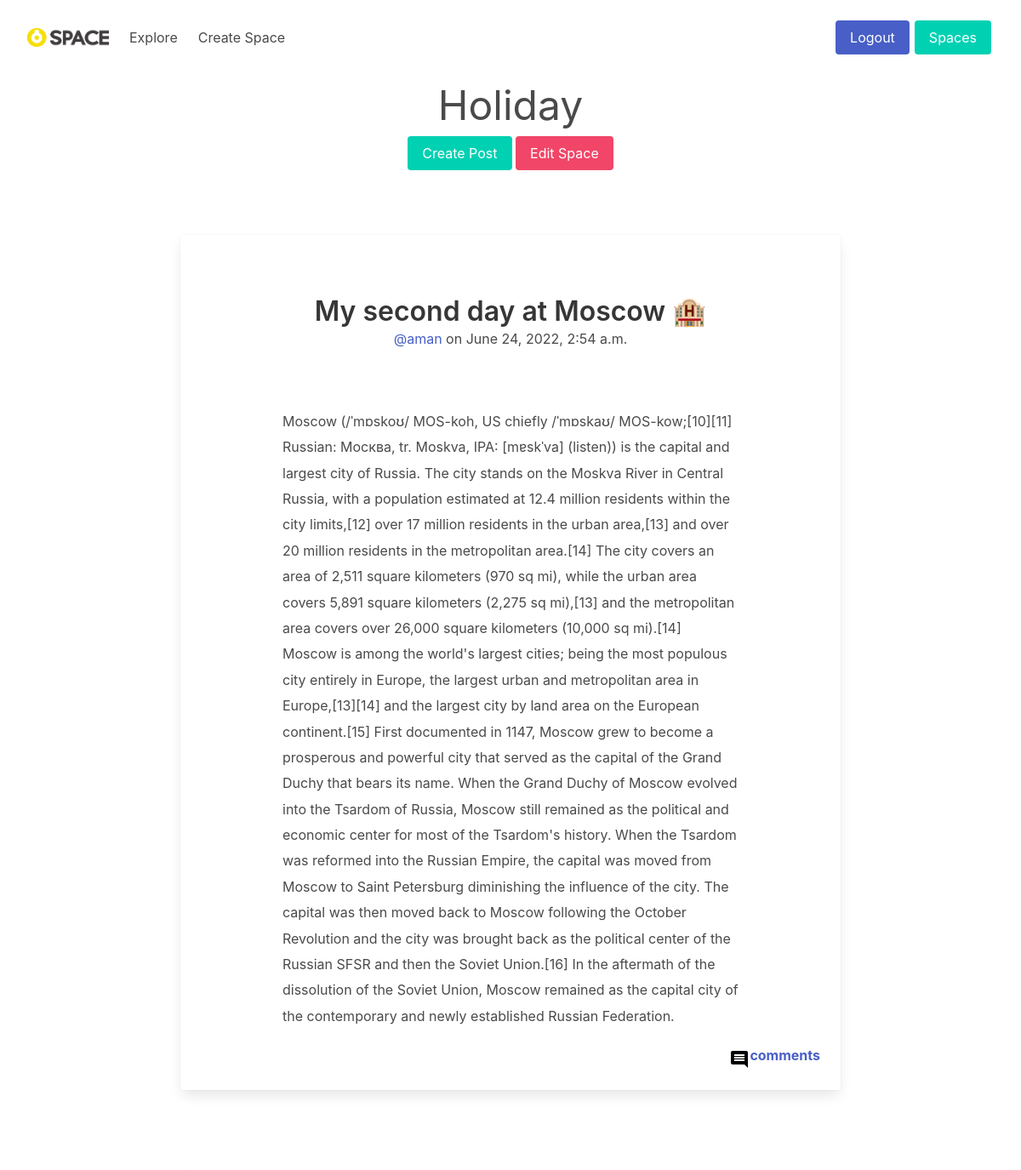
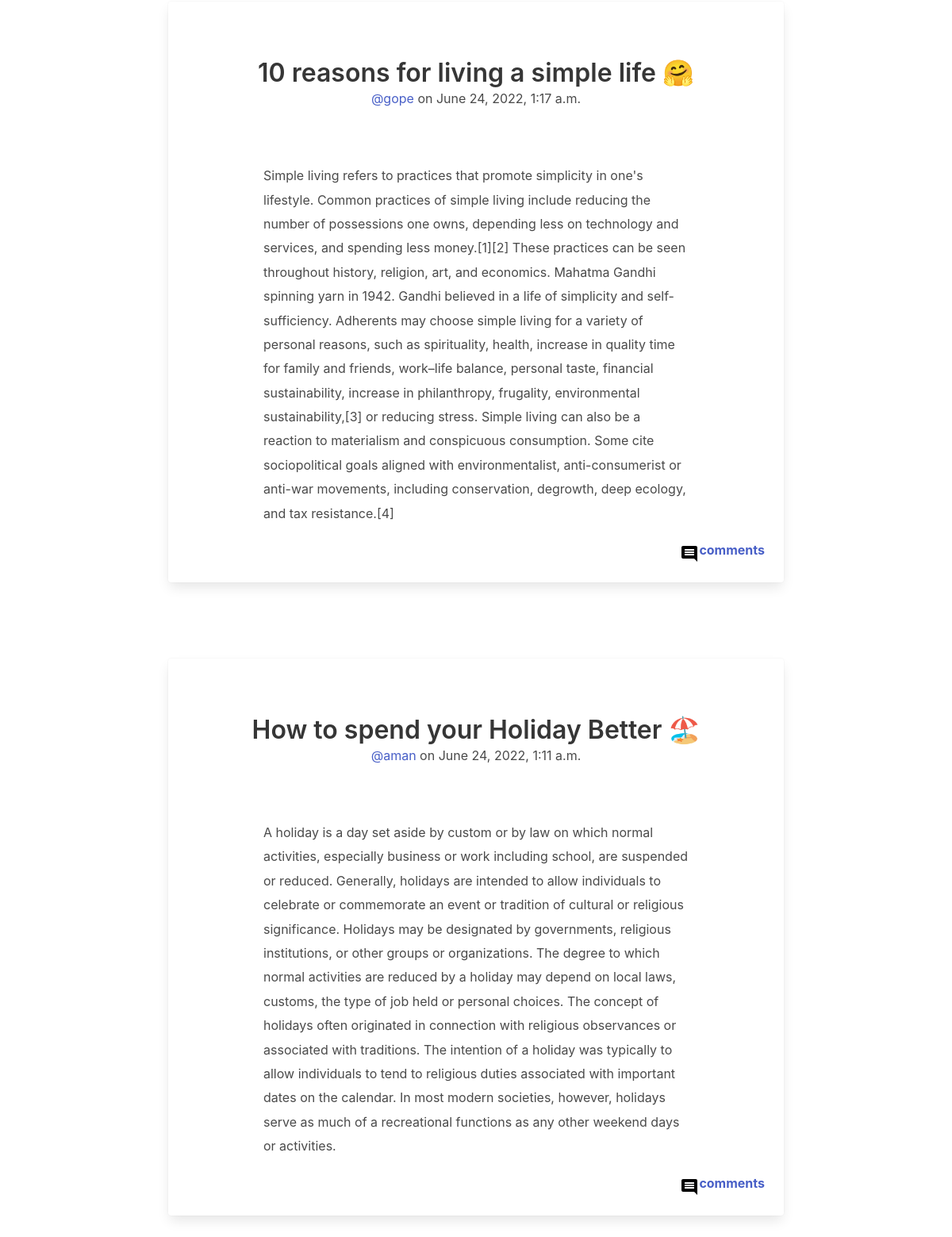
The page /space/holiday/ (signed in) on the database its author committed (2 pictures, top to bottom).
### spaces/models.py (models this page shows, shortened)
class space(models.Model):
    name = models.CharField(max_length=256, unique=True)
    slug = models.SlugField(unique=True)
    owner = models.ForeignKey(User, on_delete=models.CASCADE)
    tags = TaggableManager()
    image = models.CharField(max_length=511,null=True)
    About = models.TextField(null=True)
    secret_code=models.CharField(max_length=255)

class Posts(models.Model):
    Space = models.ForeignKey(space, on_delete=models.CASCADE)
    Title = models.CharField(max_length=300)
    Content = models.TextField()
    user = models.ForeignKey(User, on_delete=models.CASCADE)
    username = models.CharField(max_length=255)
    published_on = models.DateTimeField(default=datetime.now())
    class Meta:
        ordering = ("-published_on",)

### spaces/views.py (the view, shortened to what this page needs)
# urls.py: path('space/',include('spaces.urls')),
@login_required
def spaces(request, slug):
    Space = space.objects.get(slug=slug)
    id = Space.id
    code = Space.secret_code
    Content = Posts.objects.filter(Space=id)
    Present = subscription.objects.filter(slug=slug, user=request.user.id)
    isOwner = Space.owner == request.user
    print(Space.owner == request.user)
    if (Space.owner == request.user) or (len(Present) != 0 and Present[0].is_member):
        if request.method == "POST":
            Pform = PostForm(request.POST)
            if Pform.is_valid:
                post = Pform.save()
                return redirect('getSpaces')
        else:
            Pform = PostForm()
        return render(request, 'space/space_room.html', {'space': Space, 'Posts': Content, 'form': Pform, 'isOwner': isOwner})

### spaces/templates/space/space_room.html (shortened to what this page needs)
<link rel="stylesheet" href="../../static/css/room.css">
{% extends 'core/base.html' %}
{% block content %}
<div class="container">
    <h1 class="is-size-1-desktop is-size-2-mobile	has-text-centered	">{{space.name}}</h1>
    <div style="margin:auto;max-width: fit-content;margin-bottom:-2ch;">
        <button class="js-modal-trigger button is-primary" data-target="modal-js-example">
            Create Post
        </button>
        {% if isOwner %}
        <a href="/space/{{space.slug}}/Edit/">
            <button class=" button is-danger">
                Edit Space
            </button>
        </a>
        {% endif %}
    </div>
</div>
<section class="articles">
    <div class="column is-8 is-offset-2">
        {% for post in Posts%}
        <div class="card article">
            <div class="card-content">
                <div class="media">
                    <div class="media-content has-text-centered">
                        <p class="title article-title">{{post.Title}}</p>
                        <p class="subtitle is-6 article-subtitle">
                            <a href="#">@{{post.username}}</a> on {{post.published_on}}
                        </p>
                    </div>
                </div>
                <div class="content article-body">
                    <p>
                        {{post.Content}}
                    </p>
                </div>
                <a href="/space/{{space.slug}}/singlePost/{{post.id}}/">
                    <div style="margin-left:auto;max-width: fit-content;" class="is-flex">
                        <svg xmlns="http://www.w3.org/2000/svg" height="24" viewBox="0 0 24 24" width="24">
                            <path d="M0 0h24v24H0z" fill="none" />
                            <path
                                d="M21.99 4c0-1.1-.89-2-1.99-2H4c-1.1 0-2 .9-2 2v12c0 1.1.9 2 2 2h14l4 4-.01-18zM18 14H6v-2h12v2zm0-3H6V9h12v2zm0-3H6V6h12v2z" />
                        </svg>
                        <p style="margin-top:-5px;font-weight:bold">comments</p>
                    </div>
                </a>
            </div>
        </div>
        {% endfor %}
    </div>
</section>
{% endblock %}

### core/templates/core/base.html (shortened to what this page needs)
<!DOCTYPE html>
<html lang="en">
<head>
    <link rel="stylesheet" href="https://cdn.jsdelivr.net/npm/bulma@0.9.3/css/bulma.min.css" />
    <link rel="stylesheet" href="../../static/css/Base.css">
</head>
<body>
    <nav class="navbar py-4">
        <div class="container is-fluid">
            <div class="navbar-brand">
                <a class="navbar-item" href="/">
                    <img class="image" src="../../static/img/Logo.png" alt="" width="96px">
                </a>
            </div>
            <div class="navbar-menu">
                <div class="navbar-start"><a class="navbar-item" href="/space/join/today/">Explore</a>
                    <a class="navbar-item" href="/space/create/space/">Create Space</a>
                </div>
                <div class="navbar-item">
                    {% if request.user.is_authenticated%}
                    <a href="/logout/"><button class="button is-link B1" style="    margin-inline: 0.3ch;
                        ">Logout</button></a>
                    <a href="/space/"><button class="button is-primary B1" style="    margin-inline: 0.3ch;
                        ">Spaces</button></a>
                    {% else %}
                    <a href="/signUp/"><button class="button is-link B1" style="    margin-inline: 0.3ch;
                        ">SignUp</button></a>
                    <a href="/login/"><button class="button is-primary B1" style="    margin-inline: 0.3ch;
                        ">Login</button></a>
                    {% endif %}
                </div>
            </div>
        </div>
    </nav>
    {% block content %} {% endblock %}
</body>
</html>

### spaces/static/CSS/room.css (style rules this page uses)
.articles { margin: 5rem 0; margin-top: -2px; }
.articles .content p { line-height: 1.9; margin: 15px 0; }
.media-content { margin-top: 3rem; }
.article, .promo-block { margin-top: 6rem; }
div.column.is-8:first-child { padding-top: 0; margin-top: 0; }
.article-title { font-size: 2rem; font-weight: lighter; line-height: 2; }
.article-subtitle { color: #909AA0; margin-bottom: 3rem; }
.article-body { line-height: 1.4; margin: 0 6rem; }

### core/static/css/Base.css (style rules this page uses)
.B1 { margin-inline: 0.3ch; }

### rows shown on the page
space: name "Holiday"
Posts: Title "My second day at Moscow 🏨", username "aman", published_on "June 24, 2022, 2:54 a.m.", Content "Moscow (/ˈmɒskoʊ/ MOS-koh, US chiefly /ˈmɒskaʊ/ MOS-kow;[10][11] Russian: Москва, tr. Moskva, IPA: [mɐskˈva] (listen)) is the capital and largest city of Russia. The city stands on the Moskva River in Central Russia, with a population estimated at 12.4 million residents within the city limits,[12] over 17 million residents in the urban area,[13] and over 20 million residents in the metropolitan area.[14] The city covers an area of 2,511 square kilometers (970 sq mi), while the urban area covers 5,891 square kilometers (2,275 sq mi),[13] and the metropolitan area covers over 26,000 square kilometers (10,000 sq mi).[14] Moscow is among the world's largest cities; being the most populous city…"
Posts: Title "10 reasons for living a simple life 🤗", username "gope", published_on "June 24, 2022, 1:17 a.m.", Content "Simple living refers to practices that promote simplicity in one's lifestyle. Common practices of simple living include reducing the number of possessions one owns, depending less on technology and services, and spending less money.[1][2] These practices can be seen throughout history, religion, art, and economics. Mahatma Gandhi spinning yarn in 1942. Gandhi believed in a life of simplicity and self-sufficiency. Adherents may choose simple living for a variety of personal reasons, such as spirituality, health, increase in quality time for family and friends, work–life balance, personal taste, financial sustainability, increase in philanthropy, frugality, environmental sustainability,[3] or…"
Posts: Title "How to spend your Holiday Better 🏖️", username "aman", published_on "June 24, 2022, 1:11 a.m.", Content "A holiday is a day set aside by custom or by law on which normal activities, especially business or work including school, are suspended or reduced. Generally, holidays are intended to allow individuals to celebrate or commemorate an event or tradition of cultural or religious significance. Holidays may be designated by governments, religious institutions, or other groups or organizations. The degree to which normal activities are reduced by a holiday may depend on local laws, customs, the type of job held or personal choices. The concept of holidays often originated in connection with religious observances or associated with traditions. The intention of a holiday was typically to allow…"
